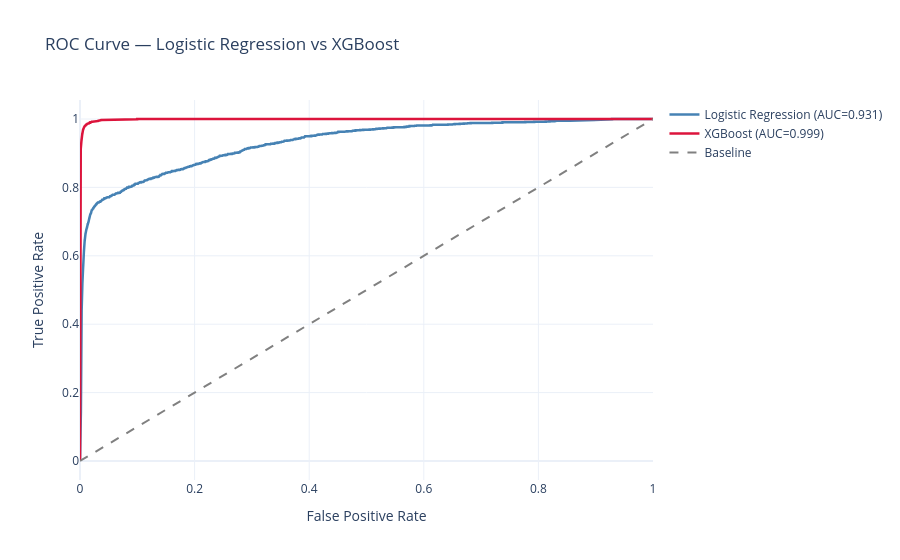

Notebook source saved alongside this figure:
### Markdown cell above
## Step 3 — ROC Curve Comparison

### Code cell
fig = go.Figure()
colors = ['steelblue', 'crimson']
for (name, res), color in zip(results.items(), colors):
    fpr, tpr, _ = roc_curve(y_test, res['probs'])
    fig.add_trace(go.Scatter(
        x=fpr, y=tpr, name=f"{name} (AUC={res['auc']:.3f})",
        mode='lines', line=dict(width=2.5, color=color)
    ))
fig.add_trace(go.Scatter(x=[0,1], y=[0,1], name='Baseline',
    mode='lines', line=dict(dash='dash', color='gray')))
fig.update_layout(
    title='ROC Curve — Logistic Regression vs XGBoost',
    xaxis_title='False Positive Rate', yaxis_title='True Positive Rate',
    template='plotly_white'
)
fig.show()

### Figure 1 — Plotly figure (JSON) as saved in the notebook; plotly's stock layout.template omitted (floating-point values rounded to 4 significant figures; data arrays with more than 128 entries replaced by an {"elided": "..."} marker saying what was removed)
{"data": [{"line": {"color": "steelblue", "width": 2.5}, "mode": "lines", "name": "Logistic Regression (AUC=0.931)", "type": "scatter", "x": {"elided": "2668 float values"}, "y": {"elided": "2668 float values"}}, {"line": {"color": "crimson", "width": 2.5}, "mode": "lines", "name": "XGBoost (AUC=0.999)", "type": "scatter", "x": {"elided": "15580 float values"}, "y": {"elided": "15580 float values"}}, {"line": {"color": "gray", "dash": "dash"}, "mode": "lines", "name": "Baseline", "type": "scatter", "x": [0, 1], "y": [0, 1]}], "layout": {"title": {"text": "ROC Curve — Logistic Regression vs XGBoost"}, "xaxis": {"title": {"text": "False Positive Rate"}}, "yaxis": {"title": {"text": "True Positive Rate"}}}}
